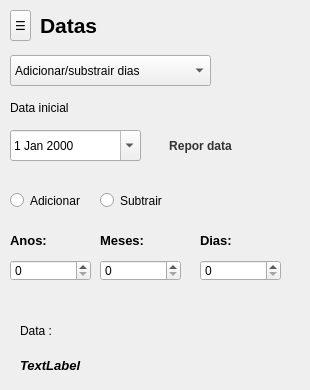
   <widget class="QWidget" name="page_4">
    <widget class="QComboBox" name="combo_datas_2">
     <property name="geometry">
      <rect>
       <x>10</x>
       <y>55</y>
       <width>201</width>
       <height>31</height>
      </rect>
     </property>
     <property name="font">
      <font/>
     </property>
     <property name="styleSheet">
      <string notr="true"/>
     </property>
     <property name="currentText">
      <string>Adicionar/substrair dias</string>
     </property>
     <item>
      <property name="text">
       <string>Adicionar/substrair dias</string>
      </property>
     </item>
     <item>
      <property name="text">
       <string>Diferença entre dias</string>
      </property>
     </item>
    </widget>
    <widget class="QLabel" name="label_distancias_5">
     <property name="geometry">
      <rect>
       <x>40</x>
       <y>5</y>
       <width>191</width>
       <height>41</height>
      </rect>
     </property>
     <property name="text">
      <string>&lt;html&gt;&lt;head/&gt;&lt;body&gt;&lt;p&gt;&lt;span style=&quot; font-size:16pt; font-weight:600;&quot;&gt;Datas&lt;/span&gt;&lt;/p&gt;&lt;/body&gt;&lt;/html&gt;</string>
     </property>
    </widget>
    <widget class="QToolButton" name="toolButton_6">
     <property name="geometry">
      <rect>
       <x>10</x>
       <y>10</y>
       <width>21</width>
       <height>31</height>
      </rect>
     </property>
     <property name="font">
      <font/>
     </property>
     <property name="tabletTracking">
      <bool>false</bool>
     </property>
     <property name="styleSheet">
      <string notr="true">QToolButton:hover {
        color: #000;
        background-color: #e0e0e0;
        border-radius: 5px;
    }
 </string>
     </property>
     <property name="text">
      <string>☰</string>
     </property>
    </widget>
    <widget class="QLabel" name="label_5">
     <property name="geometry">
      <rect>
       <x>10</x>
       <y>100</y>
       <width>101</width>
       <height>16</height>
      </rect>
     </property>
     <property name="text">
      <string>Data inicial</string>
     </property>
    </widget>
    <widget class="QDateEdit" name="date_edit_3">
     <property name="geometry">
      <rect>
       <x>10</x>
       <y>130</y>
       <width>131</width>
       <height>31</height>
      </rect>
     </property>
     <property name="calendarPopup">
      <bool>true</bool>
     </property>
    </widget>
    <widget class="QLabel" name="label_6">
     <property name="geometry">
      <rect>
       <x>10</x>
       <y>230</y>
       <width>47</width>
       <height>21</height>
      </rect>
     </property>
     <property name="text">
      <string>&lt;html&gt;&lt;head/&gt;&lt;body&gt;&lt;p&gt;&lt;span style=&quot; font-size:10pt; font-weight:600;&quot;&gt;Anos:&lt;/span&gt;&lt;/p&gt;&lt;/body&gt;&lt;/html&gt;</string>
     </property>
    </widget>
    <widget class="QLabel" name="label_7">
     <property name="geometry">
      <rect>
       <x>100</x>
       <y>230</y>
       <width>47</width>
       <height>21</height>
      </rect>
     </property>
     <property name="text">
      <string>&lt;html&gt;&lt;head/&gt;&lt;body&gt;&lt;p&gt;&lt;span style=&quot; font-size:10pt; font-weight:600;&quot;&gt;Meses:&lt;/span&gt;&lt;/p&gt;&lt;/body&gt;&lt;/html&gt;</string>
     </property>
    </widget>
    <widget class="QLabel" name="label_8">
     <property name="geometry">
      <rect>
       <x>200</x>
       <y>230</y>
       <width>47</width>
       <height>21</height>
      </rect>
     </property>
     <property name="text">
      <string>&lt;html&gt;&lt;head/&gt;&lt;body&gt;&lt;p&gt;&lt;span style=&quot; font-size:10pt; font-weight:600;&quot;&gt;Dias:&lt;/span&gt;&lt;/p&gt;&lt;/body&gt;&lt;/html&gt;</string>
     </property>
    </widget>
    <widget class="QLabel" name="label_9">
     <property name="geometry">
      <rect>
       <x>20</x>
       <y>320</y>
       <width>51</width>
       <height>21</height>
      </rect>
     </property>
     <property name="text">
      <string>&lt;html&gt;&lt;head/&gt;&lt;body&gt;&lt;p&gt;&lt;span style=&quot; font-size:12pt; font-weight:600;&quot;&gt;Data :&lt;/span&gt;&lt;/p&gt;&lt;/body&gt;&lt;/html&gt;</string>
     </property>
    </widget>
    <widget class="QLabel" name="label_final">
     <property name="geometry">
      <rect>
       <x>20</x>
       <y>350</y>
       <width>281</width>
       <height>31</height>
      </rect>
     </property>
     <property name="cursor">
      <cursorShape>ArrowCursor</cursorShape>
     </property>
     <property name="text">
      <string>&lt;html&gt;&lt;head/&gt;&lt;body&gt;&lt;p&gt;&lt;span style=&quot; font-size:10pt; font-weight:600; font-style:italic;&quot;&gt;TextLabel&lt;/span&gt;&lt;/p&gt;&lt;/body&gt;&lt;/html&gt;</string>
     </property>
    </widget>
    <widget class="QGroupBox" name="groupBox">
     <property name="geometry">
      <rect>
       <x>0</x>
       <y>160</y>
       <width>241</width>
       <height>71</height>
      </rect>
     </property>
     <property name="styleSheet">
      <string notr="true">QGroupBox {
    background-color: transparent;
    border: none;
}</string>
     </property>
     <property name="title">
      <string/>
     </property>
     <widget class="QRadioButton" name="radio_adicionar">
      <property name="geometry">
       <rect>
        <x>10</x>
        <y>30</y>
        <width>101</width>
        <height>21</height>
       </rect>
      </property>
      <property name="styleSheet">
       <string notr="true">estilo_radiobutton = &quot;&quot;&quot;
    QRadioButton::indicator:checked {
        background-color: #ff8c42;
        border: 2px solid #ff8c42;
    }
&quot;&quot;&quot;

ui.radio_adicionar.setStyleSheet(estilo_radiobutton)
ui.radio_subtrair.setStyleSheet(estilo_radiobutton)</string>
      </property>
      <property name="text">
       <string>Adicionar</string>
      </property>
     </widget>
     <widget class="QRadioButton" name="radio_subtrair">
      <property name="geometry">
       <rect>
        <x>100</x>
        <y>30</y>
        <width>101</width>
        <height>21</height>
       </rect>
      </property>
      <property name="text">
       <string>Subtrair</string>
      </property>
     </widget>
    </widget>
    <widget class="QSpinBox" name="spinbox_anos">
     <property name="geometry">
      <rect>
       <x>10</x>
       <y>260</y>
       <width>81</width>
       <height>21</height>
      </rect>
     </property>
     <property name="styleSheet">
      <string notr="true"/>
     </property>
     <property name="maximum">
      <number>999</number>
     </property>
    </widget>
    <widget class="QSpinBox" name="spinbox_meses">
     <property name="geometry">
      <rect>
       <x>100</x>
       <y>260</y>
       <width>81</width>
       <height>21</height>
      </rect>
     </property>
     <property name="styleSheet">
      <string notr="true"/>
     </property>
     <property name="maximum">
      <number>999</number>
     </property>
    </widget>
    <widget class="QSpinBox" name="spinbox_dias">
     <property name="geometry">
      <rect>
       <x>200</x>
       <y>260</y>
       <width>81</width>
       <height>21</height>
      </rect>
     </property>
     <property name="styleSheet">
      <string notr="true"/>
     </property>
     <property name="maximum">
      <number>999</number>
     </property>
    </widget>
    <widget class="QPushButton" name="botao_data_atual">
     <property name="geometry">
      <rect>
       <x>150</x>
       <y>130</y>
       <width>101</width>
       <height>31</height>
      </rect>
     </property>
     <property name="styleSheet">
      <string notr="true">QPushButton#botao_data_atual {
    background-color: transparent;
    border: none;
    color: #333;
    font-size: 12px;
    font-weight: bold;
    padding: 5px;
}

QPushButton#bddotao_data_atual {
    color: #ff8c42;
}

QPushButton#botao_data_atual:pressed {
    color: #e67a32;
}</string>
     </property>
     <property name="text">
      <string>Repor data</string>
     </property>
    </widget>
   </widget>
